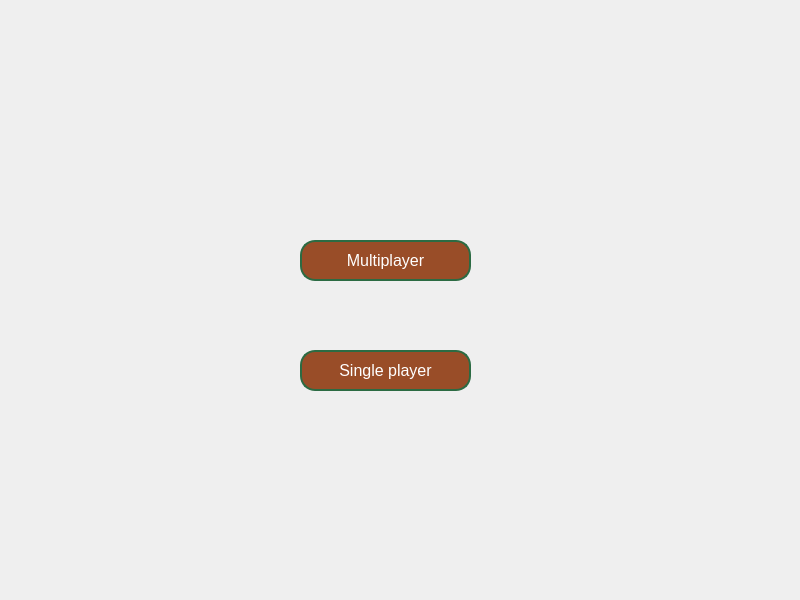
<?xml version="1.0" encoding="UTF-8"?>
<ui version="4.0">
 <class>GameMode</class>
 <widget class="QDialog" name="GameMode">
  <property name="geometry">
   <rect>
    <x>0</x>
    <y>0</y>
    <width>800</width>
    <height>600</height>
   </rect>
  </property>
  <property name="windowTitle">
   <string>Dialog</string>
  </property>
  <widget class="QPushButton" name="multiplayerButton">
   <property name="geometry">
    <rect>
     <x>300</x>
     <y>240</y>
     <width>171</width>
     <height>41</height>
    </rect>
   </property>
   <property name="styleSheet">
    <string notr="true"> QPushButton {
            background-color: #994d28;
            color: white; 
            font-size: 16px; 
            border: 2px solid #2C6B43; 
            border-radius: 15px; 
            padding: 10px 20px;
            text-align: center;
        }

        QPushButton:pressed {
            background-color: #3E7F58;
        }

        QPushButton:hover {
            background-color: #3E7F58;
            border: 2px solid #A1D0B1;

        }</string>
   </property>
   <property name="text">
    <string>Multiplayer</string>
   </property>
  </widget>
  <widget class="QPushButton" name="singlePlayerButton">
   <property name="geometry">
    <rect>
     <x>300</x>
     <y>350</y>
     <width>171</width>
     <height>41</height>
    </rect>
   </property>
   <property name="styleSheet">
    <string notr="true"> QPushButton {
            background-color: #994d28;
            color: white; 
            font-size: 16px; 
            border: 2px solid #2C6B43; 
            border-radius: 15px; 
            padding: 10px 20px;
            text-align: center;
        }

        QPushButton:pressed {
            background-color: #3E7F58;
        }

        QPushButton:hover {
            background-color: #3E7F58;
            border: 2px solid #A1D0B1;

        }</string>
   </property>
   <property name="text">
    <string>Single player</string>
   </property>
  </widget>
 </widget>
 <resources/>
 <connections/>
</ui>
